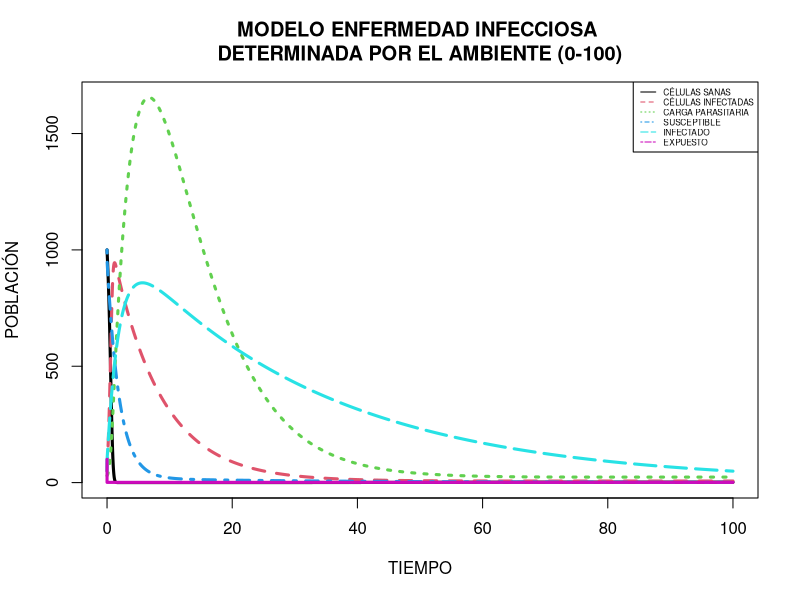
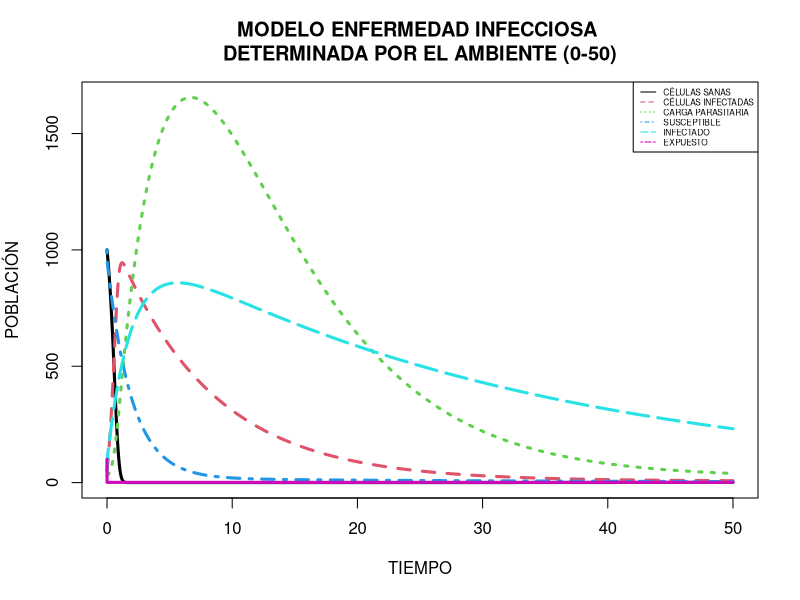
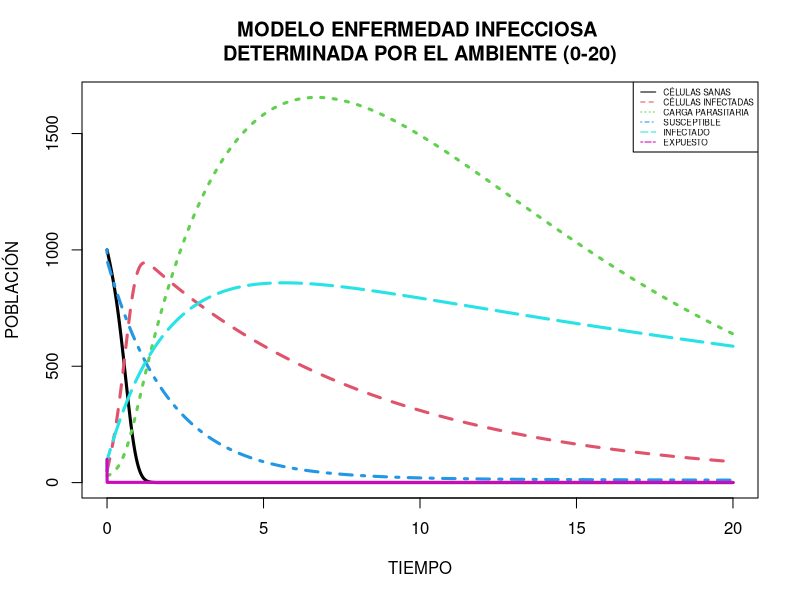

Generate these figures, in order, with R:
## ---- chunk 1
library (deSolve) 

EIDA <- function (time, state, parameters) {
  with (as.list (c (state, parameters)), {
    dT1 <- Lambda - k * V * T1 - m1 * T1
    dT2 <- k * V * T1 - m2 * T2 - d * T2
    dV <- g * E + p * T2 - c * V
    dS <- nS * S + nS * I - lambda * E * S - muS * S 
    dI <- lambda * E * S - muI * I 
    dE <- theta * V * I * (1 - E) - gamma * E
    list (c (dT1, dT2, dV, dS, dI, dE)) 
  })
}

parameters <- c (Lambda = 0.9, k = 0.02, m1 = 0.01, m2 = 0.05, d = 0.08, g = 0.001, p = 0.7, c = 0.2, nS = 0.0085, lambda = 0.5, muS = 0.01, muI = 0.04, theta = 0.5, gamma = 0.02)
initial_conditions <- c (T1 = 1000, T2 = 50, V = 30, S = 1000, I = 50, E = 100) 
time <- seq (0, 100, by = 0.001)
out <- ode (initial_conditions, time, EIDA, parameters)

matplot (out [ , 1], out [ , 2 : 7], type = "l", xlab = "TIEMPO", ylab = "POBLACIÓN", main = "MODELO ENFERMEDAD INFECCIOSA 
DETERMINADA POR EL AMBIENTE (0-100)", lwd = 3)
legend ("topright", c ("CÉLULAS SANAS", "CÉLULAS INFECTADAS", "CARGA PARASITARIA", "SUSCEPTIBLE", "INFECTADO", "EXPUESTO"), col = 1 : 7, lty = 1 : 7, cex = 0.5)

parameters <- c (Lambda = 0.9, k = 0.02, m1 = 0.01, m2 = 0.05, d = 0.08, g = 0.001, p = 0.7, c = 0.2, nS = 0.0085, lambda = 0.5, muS = 0.01, muI = 0.04, theta = 0.5, gamma = 0.02)
initial_conditions <- c (T1 = 1000, T2 = 50, V = 30, S = 1000, I = 50, E = 100) 
time <- seq (0, 50, by = 0.001)
out <- ode (initial_conditions, time, EIDA, parameters)

matplot (out [ , 1], out [ , 2 : 7], type = "l", xlab = "TIEMPO", ylab = "POBLACIÓN", main = "MODELO ENFERMEDAD INFECCIOSA 
DETERMINADA POR EL AMBIENTE (0-50)", lwd = 3)
legend ("topright", c ("CÉLULAS SANAS", "CÉLULAS INFECTADAS", "CARGA PARASITARIA", "SUSCEPTIBLE", "INFECTADO", "EXPUESTO"), col = 1 : 7, lty = 1 : 7, cex = 0.5)

parameters <- c (Lambda = 0.9, k = 0.02, m1 = 0.01, m2 = 0.05, d = 0.08, g = 0.001, p = 0.7, c = 0.2, nS = 0.0085, lambda = 0.5, muS = 0.01, muI = 0.04, theta = 0.5, gamma = 0.02)
initial_conditions <- c (T1 = 1000, T2 = 50, V = 30, S = 1000, I = 50, E = 100) 
time <- seq (0, 20, by = 0.001)
out <- ode (initial_conditions, time, EIDA, parameters)

matplot (out [ , 1], out [ , 2 : 7], type = "l", xlab = "TIEMPO", ylab = "POBLACIÓN", main = "MODELO ENFERMEDAD INFECCIOSA 
DETERMINADA POR EL AMBIENTE (0-20)", lwd = 3)
legend ("topright", c ("CÉLULAS SANAS", "CÉLULAS INFECTADAS", "CARGA PARASITARIA", "SUSCEPTIBLE", "INFECTADO", "EXPUESTO"), col = 1 : 7, lty = 1 : 7, cex = 0.5)
